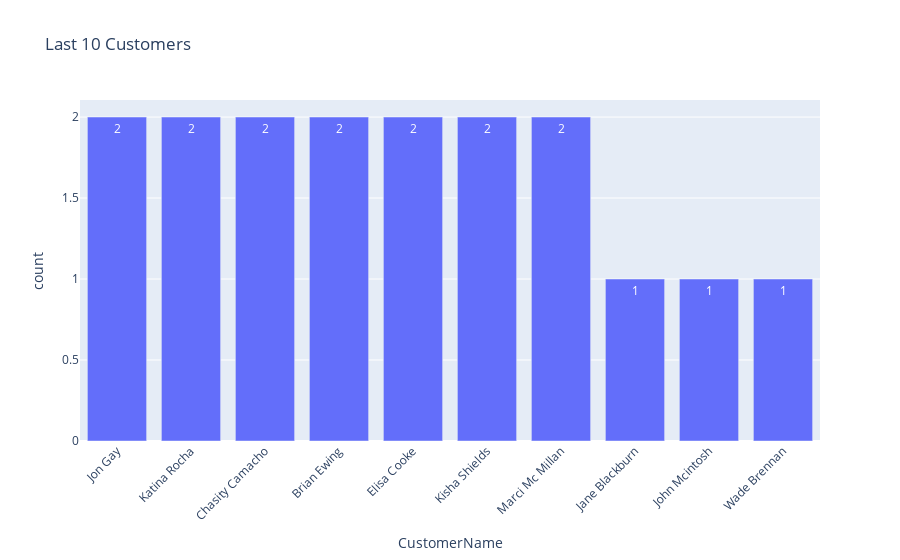

Notebook source saved alongside this figure:
### Markdown cell above
Alberto Lamb and Bryce Mc Bride being our most valuable customers. This shows strong retention.

### Code cell
fig = px.bar(
    dfcus.tail(10),
    x="CustomerName",
    y='count',
    title="Last 10 Customers",
    text='count'
)

fig.update_layout(xaxis_tickangle=-45)

fig.show()

### Figure 1 — Plotly figure (JSON) as saved in the notebook; plotly's stock layout.template omitted (floating-point values rounded to 4 significant figures)
{"data": [{"hovertemplate": "CustomerName=%{x}<br>count=%{text}<extra></extra>", "legendgroup": "", "marker": {"color": "#636efa", "pattern": {"shape": ""}}, "name": "", "orientation": "v", "showlegend": false, "text": [2.0, 2.0, 2.0, 2.0, 2.0, 2.0, 2.0, 1.0, 1.0, 1.0], "textposition": "auto", "type": "bar", "x": ["Jon Gay", "Katina Rocha", "Chasity Camacho", "Brian Ewing", "Elisa Cooke", "Kisha Shields", "Marci Mc Millan", "Jane Blackburn", "John Mcintosh", "Wade Brennan"], "xaxis": "x", "y": [2, 2, 2, 2, 2, 2, 2, 1, 1, 1], "yaxis": "y"}], "layout": {"barmode": "relative", "legend": {"tracegroupgap": 0}, "title": {"text": "Last 10 Customers"}, "xaxis": {"anchor": "y", "domain": [0, 1], "tickangle": -45, "title": {"text": "CustomerName"}}, "yaxis": {"anchor": "x", "domain": [0, 1], "title": {"text": "count"}}}}
